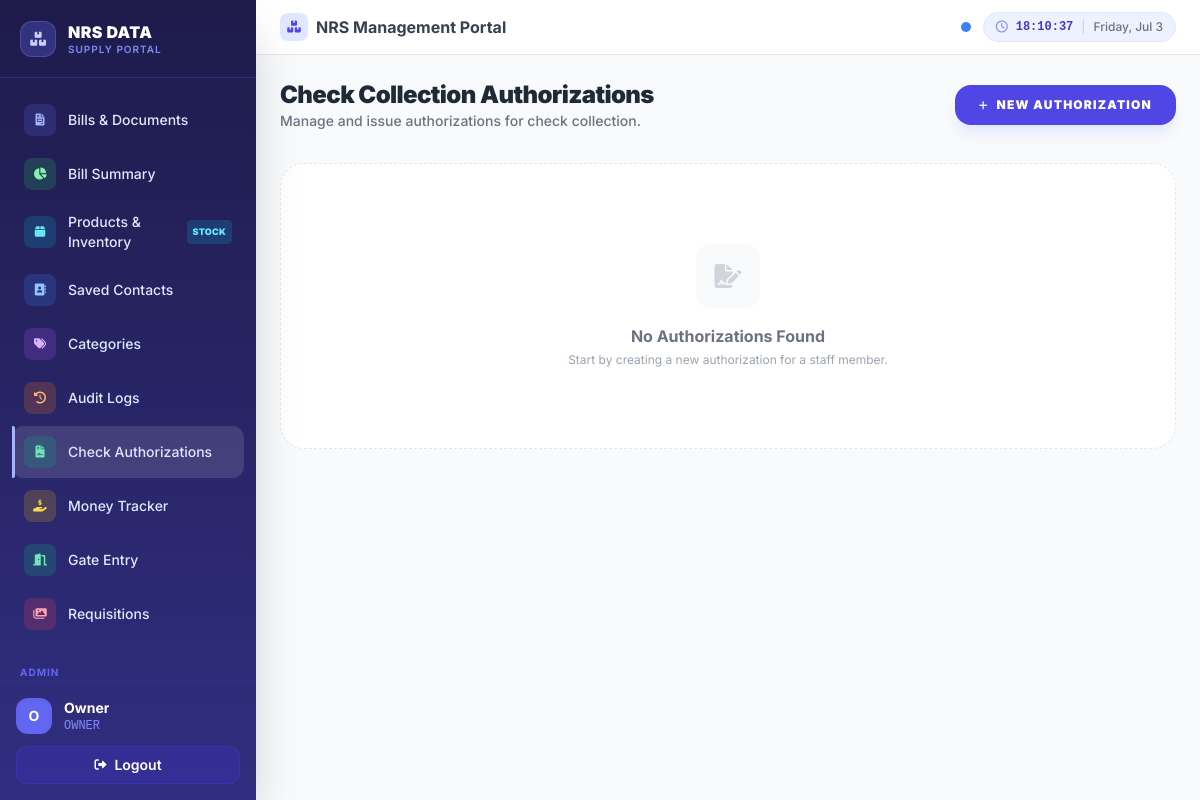
Screenshot of /authorizations/ (signed in) with the database file from the repository.
### accounts/models.py (models this page shows)
class User(AbstractUser):
    ROLE_CHOICES = (
        ('SUPERADMIN', 'Super Admin'),
        ('ACCOUNTANT', 'Accountant'),
        ('SUPPLIER', 'Supplier'),
        ('OWNER', 'Owner'),
        ('BUYER', 'Buyer'),
    )
    role = models.CharField(max_length=20, choices=ROLE_CHOICES, default='BUYER')
    whatsapp_number = models.CharField(max_length=20, blank=True, help_text="Enter number with country code, e.g., 88017...")
    p_view_bill_summary = models.BooleanField(default=False)
    p_view_bills = models.BooleanField(default=False)
    p_create_bill = models.BooleanField(default=False)
    p_edit_bill = models.BooleanField(default=False)
    p_delete_bill = models.BooleanField(default=False)
    p_price_bill = models.BooleanField(default=False)
    p_approve_bill = models.BooleanField(default=False)
    p_manage_inventory = models.BooleanField(default=False)
    p_manage_contacts = models.BooleanField(default=False)
    p_manage_categories = models.BooleanField(default=False)
    p_view_gate_entry = models.BooleanField(default=False)
    p_manage_visual_requisitions = models.BooleanField(default=False)
    p_manage_requisitions = models.BooleanField(default=False)
    p_view_audit_logs = models.BooleanField(default=False)
    p_manage_authorizations = models.BooleanField(default=False)
    p_manage_users = models.BooleanField(default=False)
    p_manage_peer_transactions = models.BooleanField(default=False)
    p_print_documents = models.BooleanField(default=False)
    nid_number = models.CharField(max_length=20, blank=True, null=True, help_text="National ID Number")
    google_drive_json_key = models.TextField(blank=True, null=True, help_text="Google Drive Service Account JSON Key")

### documents/views.py (the view)
# urls.py: path('authorizations/', doc_views.authorization_list, name='authorization_list'),
@login_required
@permission_required('p_manage_authorizations')
def authorization_list(request):
    authorizations = CheckAuthorization.objects.all().order_by('-created_at')
    return render(request, 'documents/check_authorization_list.html', {
        'authorizations': authorizations
    })

### templates/documents/check_authorization_list.html
{% extends 'base.html' %}
{% block content %}
<div class="flex flex-col md:flex-row justify-between items-start md:items-center mb-8 gap-4">
    <div>
        <h1 class="text-2xl font-black text-gray-800 tracking-tight">Check Collection Authorizations</h1>
        <p class="text-sm text-gray-500 font-medium">Manage and issue authorizations for check collection.</p>
    </div>
    <a href="{% url 'authorization_create' %}" class="bg-indigo-600 hover:bg-indigo-700 text-white px-6 py-3 rounded-2xl shadow-lg shadow-indigo-100 transition-all font-black text-xs uppercase tracking-widest flex items-center gap-2">
        <i class="fas fa-plus text-[10px]"></i> New Authorization
    </a>
</div>
<div class="grid grid-cols-1 md:grid-cols-2 lg:grid-cols-3 gap-6">
    {% for auth in authorizations %}
    <div class="bg-white rounded-3xl shadow-sm border border-gray-100 overflow-hidden hover:shadow-xl hover:shadow-indigo-50/50 transition-all group">
        <div class="p-6">
            <div class="flex justify-between items-start mb-4">
                <span class="text-[10px] font-black text-indigo-500 uppercase tracking-widest bg-indigo-50 px-3 py-1 rounded-full">
                    {{ auth.reference_number }}
                </span>
                <span class="text-[10px] text-gray-400 font-bold">{{ auth.created_at|date:"d M Y" }}</span>
            </div>
            <h3 class="font-bold text-gray-900 mb-1">{{ auth.nominee.get_full_name|default:auth.nominee.username }}</h3>
            <p class="text-[10px] text-gray-400 font-bold uppercase tracking-wider mb-4">Nominee ID: {{ auth.nominee_nid }}</p>
            <div class="space-y-2 mb-6">
                <div class="flex items-center text-xs text-gray-600 gap-2">
                    <i class="fas fa-building text-gray-300 w-4 text-center"></i>
                    <span class="truncate">{{ auth.issuer_name }}</span>
                </div>
                <div class="flex items-center text-xs text-gray-600 gap-2">
                    <i class="fas fa-money-check text-gray-300 w-4 text-center"></i>
                    <span>BDT {{ auth.check_amount }}</span>
                </div>
            </div>
            <div class="flex items-center justify-between pt-4 border-t border-gray-50">
                <div class="text-[10px] text-gray-400 font-bold italic">
                    Until {{ auth.valid_to|date:"d M Y" }}
                </div>
                <div class="flex gap-2">
                    <a href="{% url 'authorization_update' auth.pk %}" class="p-2.5 rounded-xl bg-gray-50 text-blue-600 hover:bg-blue-600 hover:text-white transition-all shadow-sm" title="Edit Authorization">
                        <i class="fas fa-edit"></i>
                    </a>
                    <a href="{% url 'authorization_print' auth.pk %}" class="p-2.5 rounded-xl bg-gray-50 text-indigo-600 hover:bg-indigo-600 hover:text-white transition-all shadow-sm" title="Print Document">
                        <i class="fas fa-print"></i>
                    </a>
                </div>
            </div>
        </div>
    </div>
    {% empty %}
    <div class="col-span-full py-20 text-center bg-white rounded-3xl border border-dashed border-gray-200">
        <div class="w-16 h-16 bg-gray-50 rounded-2xl flex items-center justify-center text-gray-300 mx-auto mb-4">
            <i class="fas fa-file-signature text-2xl"></i>
        </div>
        <h3 class="text-gray-500 font-bold">No Authorizations Found</h3>
        <p class="text-xs text-gray-400 mt-1">Start by creating a new authorization for a staff member.</p>
    </div>
    {% endfor %}
</div>
{% endblock %}

### templates/base.html (shortened to what this page needs)
<!DOCTYPE html>
<html lang="en">
<head>
    <script src="https://cdn.tailwindcss.com/3.4.17"></script>
    <link href="https://cdnjs.cloudflare.com/ajax/libs/font-awesome/6.0.0/css/all.min.css" rel="stylesheet">
</head>
<body class="bg-gray-50 flex h-screen h-dvh overflow-hidden text-gray-800">
    {% if user.is_authenticated %}
    <aside id="sidebar" class="w-64 bg-gradient-to-b from-indigo-950 to-indigo-900 text-white flex flex-col h-screen h-dvh shrink-0 shadow-2xl">
        <div class="p-5 flex items-center justify-between border-b border-indigo-800/60">
            <div class="flex items-center gap-3">
                <div class="w-9 h-9 rounded-xl bg-indigo-500/30 border border-indigo-400/30 flex items-center justify-center">
                    <i class="fas fa-boxes-stacked text-indigo-200 text-sm"></i>
                </div>
                <div>
                    <h1 class="text-base font-black tracking-wide text-white">NRS DATA</h1>
                    <p class="text-[10px] text-indigo-400 uppercase font-semibold tracking-widest -mt-0.5">Supply Portal</p>
                </div>
            </div>
        </div>
        <nav class="flex-1 px-3 py-4 space-y-0.5 overflow-y-auto">
            {% if user.p_view_bills or user.is_superuser %}
            <a href="{% url 'transaction_list' %}" class="nav-link flex items-center gap-3 px-3 py-2.5 rounded-xl hover:bg-white/10 transition-all text-sm font-medium text-indigo-100" onclick="closeSidebar()">
                <span class="w-8 h-8 rounded-lg bg-indigo-500/20 flex items-center justify-center shrink-0">
                    <i class="fas fa-file-invoice text-indigo-300 text-xs"></i>
                </span>
                Bills &amp; Documents
            </a>
            {% endif %}
            {% if user.p_view_bill_summary or user.is_superuser %}
            <a href="{% url 'bill_summary' %}" class="nav-link flex items-center gap-3 px-3 py-2.5 rounded-xl hover:bg-white/10 transition-all text-sm font-medium text-indigo-100" onclick="closeSidebar()">
                <span class="w-8 h-8 rounded-lg bg-green-500/20 flex items-center justify-center shrink-0">
                    <i class="fas fa-chart-pie text-green-300 text-xs"></i>
                </span>
                Bill Summary
            </a>
            {% endif %}
            {% if user.role == 'SUPPLIER' or user.p_view_bills or user.p_manage_inventory or user.is_superuser %}
            <a href="{% url 'product_list' %}" class="nav-link flex items-center gap-3 px-3 py-2.5 rounded-xl hover:bg-white/10 transition-all text-sm font-medium text-indigo-100" onclick="closeSidebar()">
                <span class="w-8 h-8 rounded-lg bg-cyan-500/20 flex items-center justify-center shrink-0">
                    <i class="fas fa-box text-cyan-300 text-xs"></i>
                </span>
                Products &amp; Inventory
                {% if user.role == 'SUPPLIER' %}
                <span class="ml-auto bg-indigo-500/30 text-indigo-200 text-[9px] font-black px-1.5 py-0.5 rounded uppercase tracking-wide">Upload</span>
                {% else %}
                <span class="ml-auto bg-cyan-500/20 text-cyan-300 text-[9px] font-black px-1.5 py-0.5 rounded uppercase tracking-wide">Stock</span>
                {% endif %}
            </a>
            {% endif %}
            {% if user.p_manage_contacts or user.is_superuser %}
            <a href="{% url 'party_list' %}" class="nav-link flex items-center gap-3 px-3 py-2.5 rounded-xl hover:bg-white/10 transition-all text-sm font-medium text-indigo-100" onclick="closeSidebar()">
                <span class="w-8 h-8 rounded-lg bg-blue-500/20 flex items-center justify-center shrink-0">
                    <i class="fas fa-address-book text-blue-300 text-xs"></i>
                </span>
                Saved Contacts
            </a>
            {% endif %}
            {% if user.p_manage_categories or user.is_superuser %}
            <a href="{% url 'category_list' %}" class="nav-link flex items-center gap-3 px-3 py-2.5 rounded-xl hover:bg-white/10 transition-all text-sm font-medium text-indigo-100" onclick="closeSidebar()">
                <span class="w-8 h-8 rounded-lg bg-purple-500/20 flex items-center justify-center shrink-0">
                    <i class="fas fa-tags text-purple-300 text-xs"></i>
                </span>
                Categories
            </a>
            {% endif %}
            {% if user.p_approve_bill or user.is_superuser %}
            <a href="{% url 'audit_logs' %}" class="nav-link flex items-center gap-3 px-3 py-2.5 rounded-xl hover:bg-white/10 transition-all text-sm font-medium text-indigo-100" onclick="closeSidebar()">
                <span class="w-8 h-8 rounded-lg bg-orange-500/20 flex items-center justify-center shrink-0">
                    <i class="fas fa-history text-orange-300 text-xs"></i>
                </span>
                Audit Logs
            </a>
            {% endif %}
            {% if user.p_manage_authorizations or user.is_superuser %}
            <a href="{% url 'authorization_list' %}" class="nav-link flex items-center gap-3 px-3 py-2.5 rounded-xl hover:bg-white/10 transition-all text-sm font-medium text-indigo-100" onclick="closeSidebar()">
                <span class="w-8 h-8 rounded-lg bg-emerald-500/20 flex items-center justify-center shrink-0">
                    <i class="fas fa-file-contract text-emerald-300 text-xs"></i>
                </span>
                Check Authorizations
            </a>
            {% endif %}
            <a href="{% url 'peer_transaction_list' %}" class="nav-link flex items-center gap-3 px-3 py-2.5 rounded-xl hover:bg-white/10 transition-all text-sm font-medium text-indigo-100" onclick="closeSidebar()">
                <span class="w-8 h-8 rounded-lg bg-yellow-500/20 flex items-center justify-center shrink-0">
                    <i class="fas fa-hand-holding-dollar text-yellow-300 text-xs"></i>
                </span>
                Money Tracker
            </a>
            {% if user.p_view_gate_entry or user.is_superuser %}
            <a href="{% url 'gate_entry' %}" class="nav-link flex items-center gap-3 px-3 py-2.5 rounded-xl hover:bg-white/10 transition-all text-sm font-medium text-indigo-100" onclick="closeSidebar()">
                <span class="w-8 h-8 rounded-lg bg-emerald-500/20 flex items-center justify-center shrink-0">
                    <i class="fas fa-door-open text-emerald-300 text-xs"></i>
                </span>
                Gate Entry
            </a>
            {% endif %}
            {% if user.p_manage_visual_requisitions or user.authorized_requisitions.exists or user.is_superuser %}
            <a href="{% url 'visual_requisition_list' %}" class="nav-link flex items-center gap-3 px-3 py-2.5 rounded-xl hover:bg-white/10 transition-all text-sm font-medium text-indigo-100" onclick="closeSidebar()">
                <span class="w-8 h-8 rounded-lg bg-rose-500/20 flex items-center justify-center shrink-0">
                    <i class="fas fa-images text-rose-300 text-xs"></i>
                </span>
                Requisitions
            </a>
            {% endif %}
            {% if user.p_manage_users or user.is_superuser %}
            <div class="pt-4 pb-1 px-2">
                <span class="text-[10px] font-bold text-indigo-500 uppercase tracking-widest">Admin</span>
            </div>
            {% endif %}
        </nav>
        <div class="p-4 border-t border-indigo-800/60">
            <div class="flex items-center gap-3 mb-3">
                <div class="w-9 h-9 rounded-xl bg-indigo-500 flex items-center justify-center font-bold text-sm shadow-inner flex-shrink-0">
                    {{ user.username|make_list|first|upper }}
                </div>
                <div class="min-w-0">
                    <p class="font-bold text-sm text-white truncate">{{ user.username|title }}</p>
                    <p class="text-xs text-indigo-400 font-mono truncate">{{ user.role }}</p>
                </div>
            </div>
            <form action="{% url 'logout' %}" method="post">
                <button type="submit" class="w-full bg-indigo-800/60 hover:bg-red-600/80 text-white py-2 rounded-xl transition-all flex items-center justify-center gap-2 text-sm font-semibold border border-indigo-700/50 hover:border-red-500/50">
                    <i class="fas fa-sign-out-alt text-xs"></i> Logout
                </button>
            </form>
        </div>
    </aside>
    <main class="flex-1 flex flex-col h-screen h-dvh overflow-hidden bg-gray-50 min-w-0">
        <header class="bg-white border-b border-gray-200 px-4 md:px-6 py-3 flex justify-between items-center z-10 gap-3 shrink-0">
            <div class="flex items-center gap-2 min-w-0">
                <div class="hidden md:flex w-7 h-7 items-center justify-center rounded-lg bg-indigo-100">
                    <i class="fas fa-boxes-stacked text-indigo-600 text-xs"></i>
                </div>
                <h2 class="text-sm md:text-base font-bold text-gray-700 truncate">NRS Management Portal</h2>
            </div>
            <div class="flex items-center gap-3 ml-auto flex-shrink-0">
                <div class="flex items-center gap-2">
                    <div id="sync-status" class="w-2.5 h-2.5 rounded-full bg-gray-400" title="Checking status..."></div>
                </div>
                <div class="hidden sm:flex items-center gap-2 text-xs font-medium bg-indigo-50 border border-indigo-100 px-3 py-1.5 rounded-full flex-shrink-0">
                    <i class="far fa-clock text-indigo-400 text-xs"></i>
                    <span id="live-clock" class="font-mono text-indigo-700 font-semibold"></span>
                    <span class="text-gray-300">|</span>
                    <span id="live-date" class="text-gray-500 hidden md:inline"></span>
                </div>
            </div>
        </header>
        <div class="flex-1 overflow-y-auto p-4 md:p-6 relative mobile-pb page-content">
            {% block content %}{% endblock %}
        </div>
    </main>
    {% endif %}
</body>
</html>

### rows the page displays
User: username|make_list "O", username "Owner", role "OWNER"
